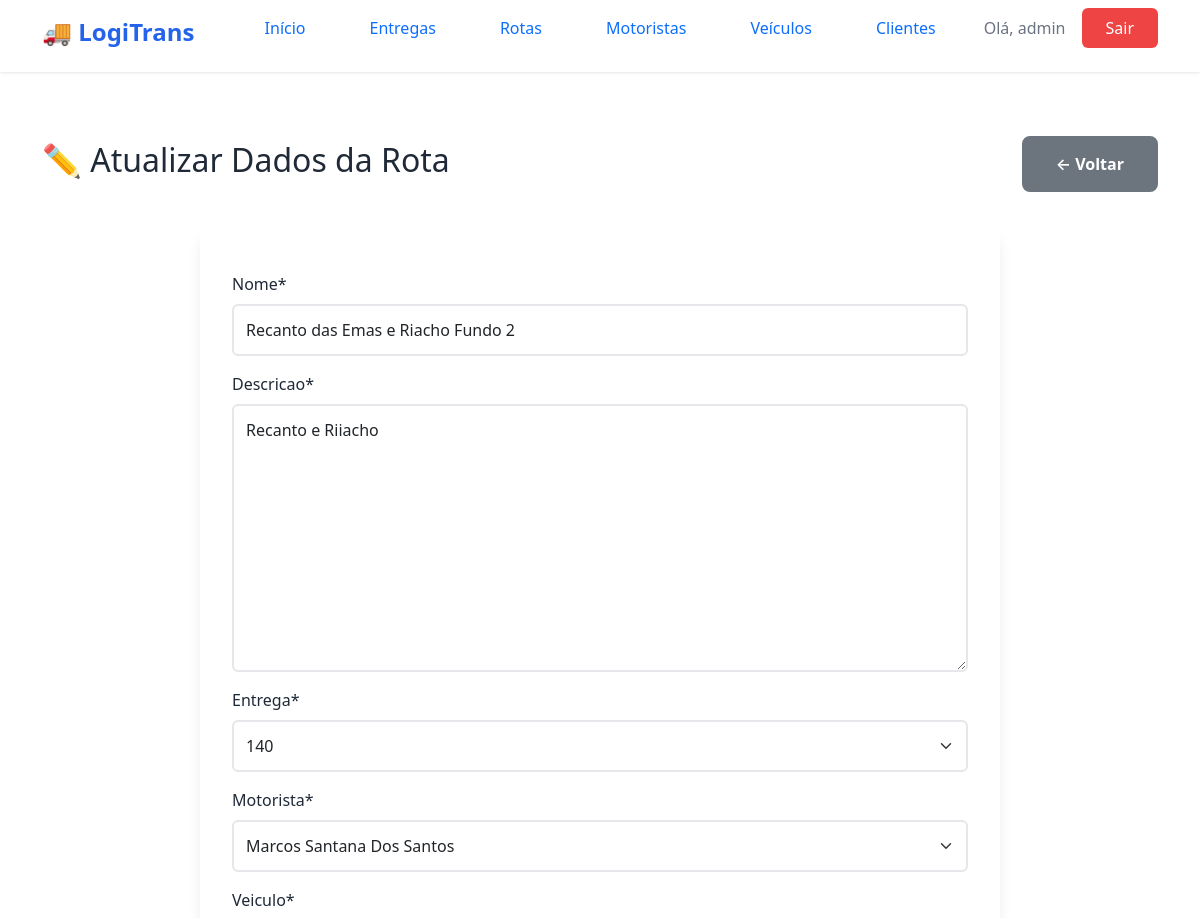
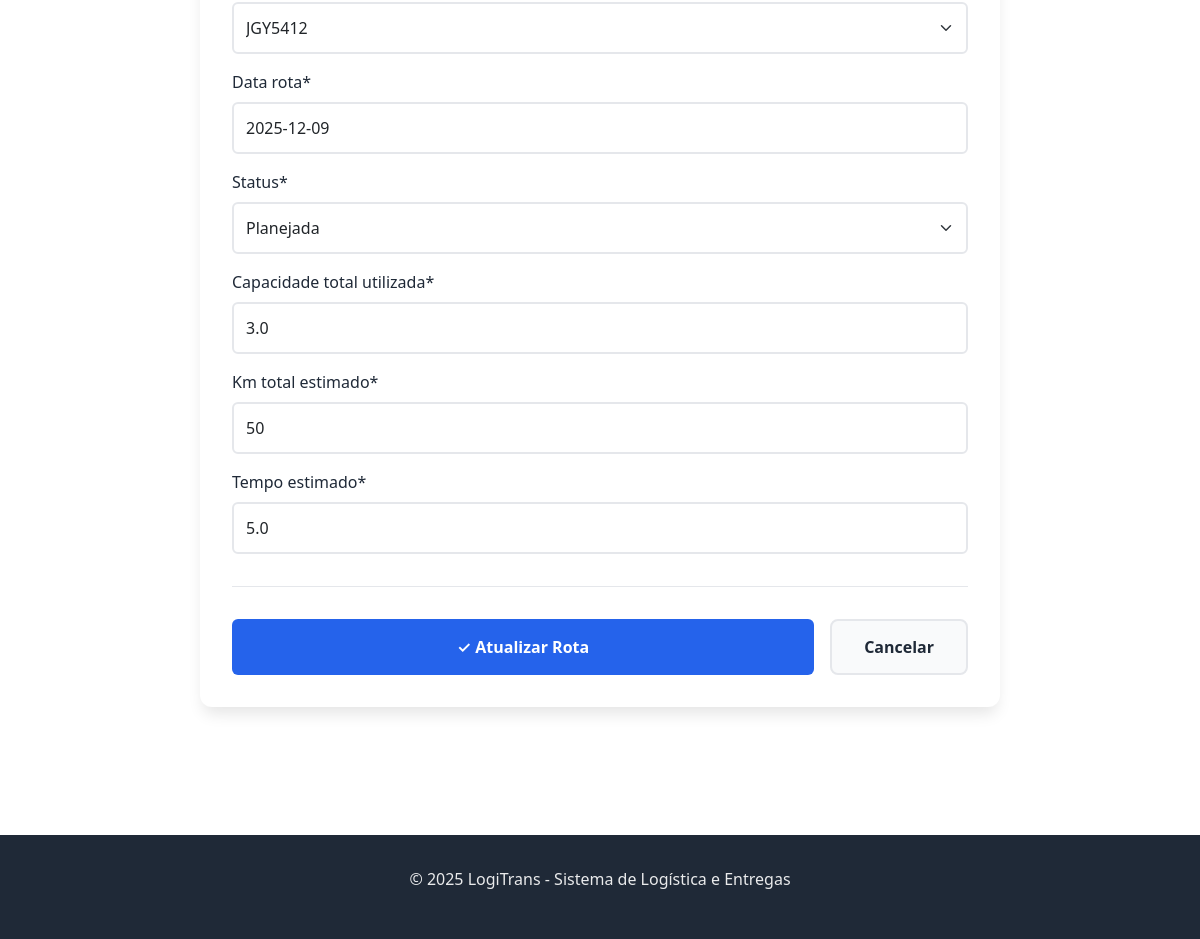
The page /atualizar_rota/1 (signed in) on the database its author committed (2 pictures, top to bottom).
### logistica/models.py (models this page shows, shortened)
class Rota(models.Model):
    STATUS_ROTA = [
        ('planejada','Planejada'),
        ('em_andamento', 'Em andamento'),
        ('concluida', 'Concluida'),
    ]
    nome = models.CharField(max_length=100)
    descricao = models.TextField()
    entrega = models.ForeignKey(Entrega, on_delete=models.CASCADE)
    motorista = models.ForeignKey(Motorista, on_delete=models.CASCADE)
    veiculo = models.ForeignKey(Veiculo, on_delete=models.CASCADE)
    data_rota = models.DateField()
    status = models.CharField(max_length=20, choices=STATUS_ROTA, default='planejada')
    capacidade_total_utilizada = models.FloatField()
    km_total_estimado = models.IntegerField()
    tempo_estimado = models.FloatField()

class Motorista(models.Model):
    STATUS_MOTORISTA = [
        ('ativo', 'Ativo'),
        ('inativo', 'Inativo'),
        ('em_rota', 'Em Rota'),
        ('disponível', 'Disponivel'),
    ]
    TIPO_CNH = [
        ('B', 'B'),
        ('C', 'C'),
        ('D', 'D'),
        ('E', 'E'),
    ]
    nome = models.CharField(max_length=100)
    cpf = models.IntegerField(unique=True)
    cnh = models.CharField(max_length=100, choices=TIPO_CNH)
    telefone = models.CharField(max_length=100)
    status = models.CharField(max_length=100, choices=STATUS_MOTORISTA, default='ativo')
    data_cadastro = models.DateField()
    def __str__(self):
        return self.nome

### logistica/views.py (the view)
# urls.py: path('atualizar_rota/<int:id>', views.atualizar_rota, name='atualizar_rota'),
@login_required()
def atualizar_rota(request, id):
    rota = get_object_or_404(Rota, id=id)
    if request.method == 'POST':
        form = RotaForm(request.POST, instance=rota)
        if form.is_valid():
            form.save()
            messages.success(request, 'Dados atualizados com sucesso!')
            return redirect('list_rota')
    else:
        form = RotaForm(instance=rota)
    context = {
        'form': form
    }
    return render(request, 'log/atualizar_rota.html', context)

### logistica/forms.py
class RotaForm(forms.ModelForm):
    class Meta:
        model = Rota
        fields = "__all__"

### logistica/models.py (called while the page is built)
    def __str__(self):
        return str(self.codigo_rastreio)

    def __str__(self):
        return self.placa

### logistica/templates/log/atualizar_rota.html (shortened to what this page needs)
{% extends 'log/base.html' %}
{% load crispy_forms_tags %}
{% block content %}
<section class="page-section">
    <div class="container">
        <div class="page-header">
            <h1>✏️ Atualizar Dados da Rota</h1>
            <a href="{% url 'list_rota' %}" class="btn-secondary">← Voltar</a>
        </div>
        <div class="form-card">
            <form method="post" enctype="multipart/form-data" class="form-styled">
                {{ form|crispy }}
                <div class="form-actions">
                    <button type="submit" class="btn-submit">
                        <span>✓</span> Atualizar Rota
                    </button>
                    <a href="{% url 'list_rota' %}" class="btn-cancel">Cancelar</a>
                </div>
            </form>
        </div>
    </div>
</section>
{% endblock %}

### logistica/templates/log/base.html (shortened to what this page needs)
{% load static %}
<html lang="pt-BR">
<head>
    <link rel="stylesheet" href="{% static 'log/style.css' %}">
    <link href="https://cdn.jsdelivr.net/npm/bootstrap@5.0.0-beta2/dist/css/bootstrap.min.css" rel="stylesheet">
</head>
<body>
    <nav class="navbar">
        <div class="container">
            <div class="nav-brand">
                <h1>🚚 LogiTrans</h1>
            </div>
            <ul class="nav-menu">
                <li><a href="{% url 'home' %}" class="nav-link">Início</a></li>
                {% if user.is_authenticated %}
                    <li><a href="{% url 'list_entrega' %}" class="nav-link">Entregas</a></li>
                    <li><a href="{% url 'list_rota' %}" class="nav-link">Rotas</a></li>
                    <li><a href="{% url 'list_motorista' %}" class="nav-link">Motoristas</a></li>
                    <li><a href="{% url 'list_veiculo' %}" class="nav-link">Veículos</a></li>
                    <li><a href="{% url 'list_cliente' %}" class="nav-link">Clientes</a></li>
                    <li class="user-info">
                        <span>Olá, {{ user.username }}</span>
                        <a href="{% url 'logout' %}" class="btn-logout">Sair</a>
                    </li>
                {% else %}
                    <li><a href="{% url 'login' %}" class="btn-login">Entrar</a></li>
                {% endif %}
            </ul>
        </div>
    </nav>
    <main class="main-content">
        {% block content %}
        {% endblock %}
    </main>
    <footer class="footer">
        <div class="container">
            <p>&copy; 2025 LogiTrans - Sistema de Logística e Entregas</p>
        </div>
    </footer>
</body>
</html>

### logistica/static/log/style.css (style rules this page uses)
* { margin: 0; padding: 0; box-sizing: border-box; }
:root { --primary-color: #2563eb; --primary-dark: #1e40af; --secondary-color: #10b981; --danger-color: #ef4444; --warning-color: #f59e0b; --text-primary: #1f2937; --text-secondary: #6b7280; --bg-light: #f9fafb; --bg-white: #ffffff; --border-color: #e5e7eb; --shadow: 0 1px 3px rgba(0, 0, 0, 0.1); --shadow-lg: 0 10px 15px -3px rgba(0, 0, 0, 0.1); }
body { font-family: 'Segoe UI', Tahoma, Geneva, Verdana, sans-serif; color: var(--text-primary); background-color: var(--bg-light); line-height: 1.6; }
.container { max-width: 1200px; margin: 0 auto; padding: 0 20px; }
.navbar { background-color: var(--bg-white); box-shadow: var(--shadow); position: sticky; top: 0; z-index: 1000; padding: 1rem 0; }
.navbar .container { display: flex; justify-content: space-between; align-items: center; }
.nav-brand h1 { font-size: 1.5rem; color: var(--primary-color); font-weight: 700; }
.nav-menu { display: flex; list-style: none; gap: 2rem; align-items: center; }
.nav-link { color: var(--text-primary); text-decoration: none; font-weight: 500; transition: color 0.3s; }
.user-info { display: flex; align-items: center; gap: 1rem; }
.user-info span { color: var(--text-secondary); }
.btn-login, .btn-logout { background-color: var(--primary-color); color: white; padding: 0.5rem 1.5rem; border-radius: 6px; text-decoration: none; font-weight: 500; transition: background-color 0.3s; }
.btn-logout { background-color: var(--danger-color); }
.main-content { min-height: calc(100vh - 200px); padding: 2rem 0; }
.form-control { width: 100%; padding: 0.75rem; border: 2px solid var(--border-color); border-radius: 6px; font-size: 1rem; transition: border-color 0.3s; }
.btn-submit { width: 100%; background-color: var(--primary-color); color: white; padding: 0.875rem; border: none; border-radius: 6px; font-size: 1rem; font-weight: 600; cursor: pointer; transition: background-color 0.3s; }
.btn-secondary { background-color: var(--bg-light); color: var(--text-primary); padding: 0.875rem 2rem; border-radius: 8px; text-decoration: none; font-weight: 600; display: inline-block; transition: background-color 0.3s; border: 2px solid var(--border-color); }
.page-section { padding: 2rem 0; }
.form-card { background: var(--bg-white); border-radius: 12px; box-shadow: var(--shadow-lg); padding: 2rem; max-width: 800px; margin: 0 auto; }
.form-styled { margin-top: 1rem; }
.form-styled label { display: block; margin-bottom: 0.5rem; color: var(--text-primary); font-weight: 500; }
.form-styled input[type="text"], .form-styled input[type="email"], .form-styled input[type="number"], .form-styled input[type="tel"], .form-styled input[type="file"], .form-styled select, .form-styled textarea { width: 100%; padding: 0.75rem; border: 2px solid var(--border-color); border-radius: 6px; font-size: 1rem; transition: border-color 0.3s; font-family: inherit; }
.form-styled textarea { min-height: 100px; resize: vertical; }
.form-actions { display: flex; gap: 1rem; margin-top: 2rem; padding-top: 2rem; border-top: 1px solid var(--border-color); }
.btn-cancel { background-color: var(--bg-light); color: var(--text-primary); padding: 0.875rem 2rem; border-radius: 8px; text-decoration: none; font-weight: 600; display: inline-block; transition: background-color 0.3s; border: 2px solid var(--border-color); }
.page-header { display: flex; justify-content: space-between; align-items: center; margin-bottom: 2rem; }
.page-header h1 { font-size: 2rem; color: var(--text-primary); }
.footer { background-color: var(--text-primary); color: white; text-align: center; padding: 2rem 0; margin-top: 4rem; }
.footer p { opacity: 0.9; }

### rows shown on the page
Rota: nome "Recanto das Emas e Riacho Fundo 2", descricao "Recanto e Riiacho", entrega "140", motorista "Marcos Santana Dos Santos", veiculo "JGY5412", data_rota "2025-12-09", status "Planejada", capacidade_total_utilizada "3.0", km_total_estimado "50", tempo_estimado "5.0"

### other values the page prints
{{ user.username }} "admin"
